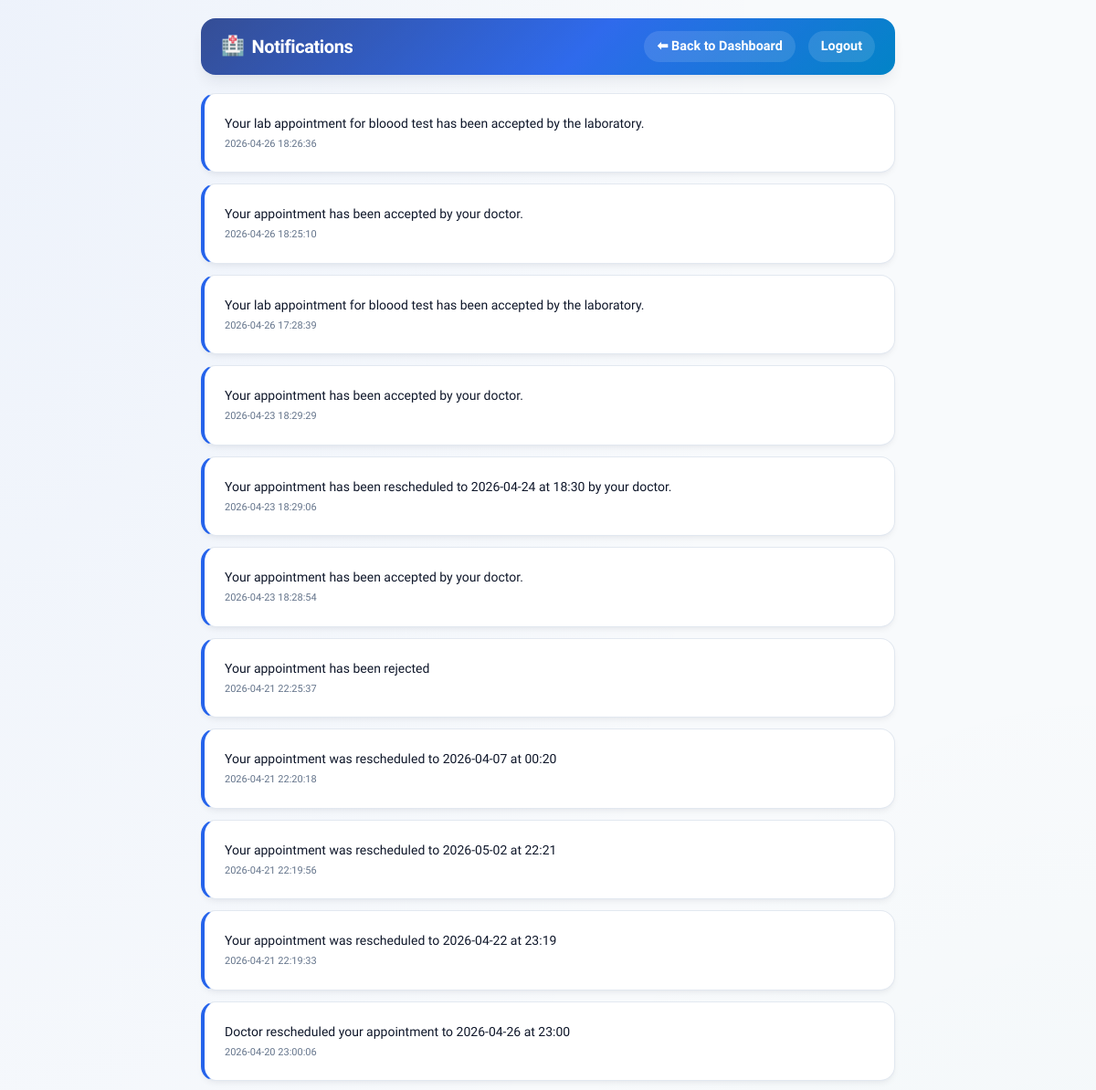
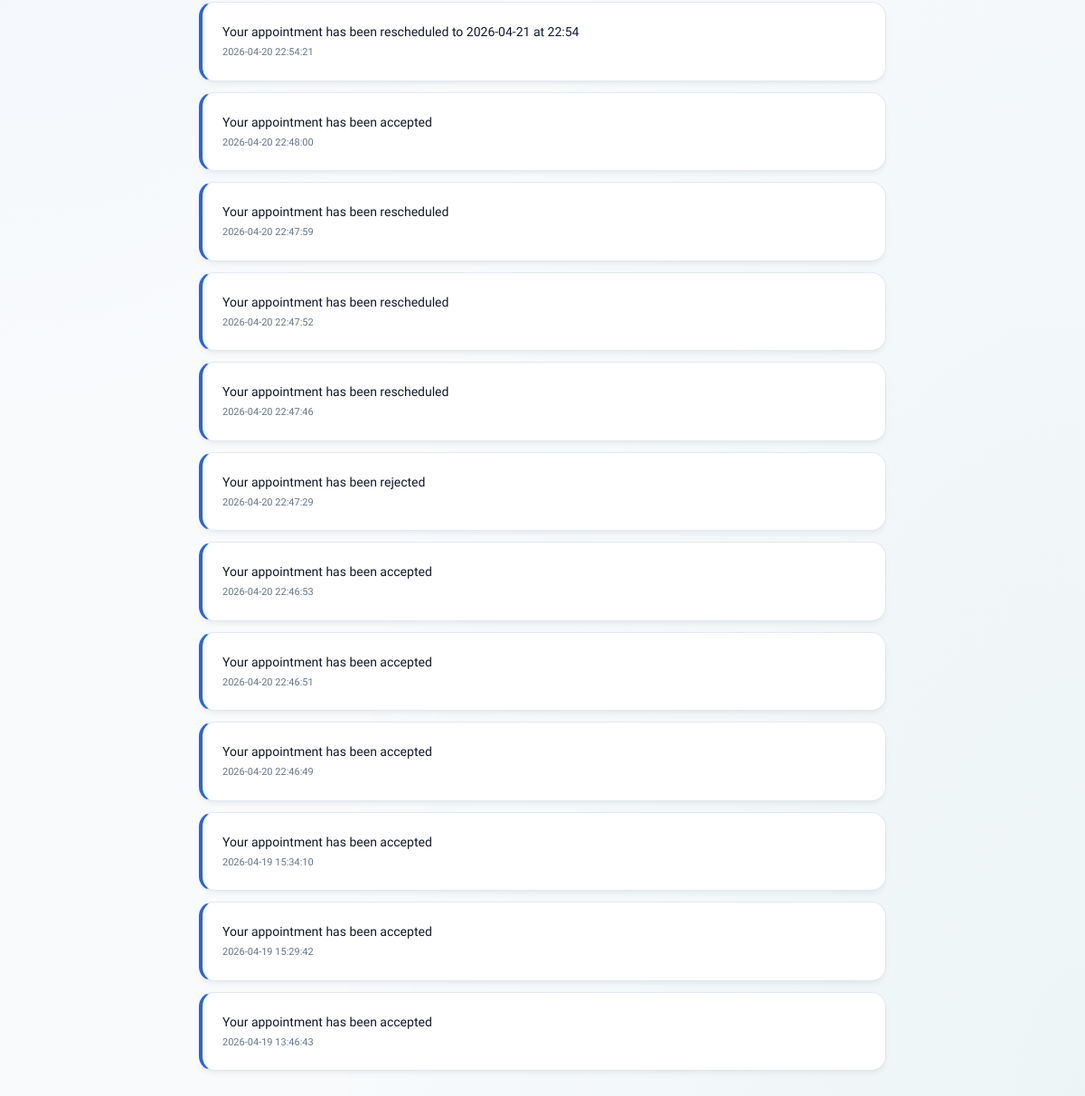
/notification.php (signed in), run on the app's committed database (2 pictures, top to bottom).
### tables this page shows
CREATE TABLE `notifications` (
  `id` int(11) NOT NULL AUTO_INCREMENT,
  `user_id` int(11) DEFAULT NULL,
  `message` text DEFAULT NULL,
  `seen` tinyint(4) DEFAULT 0,
  `created_at` timestamp NOT NULL DEFAULT current_timestamp(),
  PRIMARY KEY (`id`)
);

### notification.php (the view, shortened to what this page needs)
<?php
require 'config.php';
$user_id = (int)$_SESSION['user_id'];
$role = $_SESSION['role'] ?? 'patient';
$dashboard = ($role === 'doctor') ? 'dashboard_doctor.php' : (($role === 'hospital') ? 'hospital_dashboard.php' : (($role === 'laboratory') ? 'laboratory_dashboard.php' : (($role === 'admin') ? 'dashboard_admin.php' : 'dashboard_patient.php')));
$stmt = $mysqli->prepare("SELECT * FROM notifications WHERE user_id = ? ORDER BY created_at DESC");
$stmt->bind_param("i", $user_id);
$stmt->execute();
$n = $stmt->get_result();
?>
<!DOCTYPE html>
<html>
<head>
<link rel="stylesheet" href="assets/css/styles.css">
</head>
<body>
<div class="container" style="max-width:800px;margin:auto;padding:20px;">
  <div class="topbar">
    <div class="brand">Notifications</div>
    <div>
      <a href="<?= $dashboard ?>">⬅ Back to Dashboard</a>
      <a href="logout.php">Logout</a>
    </div>
  </div>
  <div style="margin-top:20px;">
    <?php if($n->num_rows === 0): ?>
      <div class="card"><p style="color:var(--text-muted);margin:0;">No notifications yet.</p></div>
    <?php else: ?>
      <?php while($r = $n->fetch_assoc()): ?>
        <div class="card" style="margin-bottom:12px;border-left:4px solid var(--primary);">
          <div style="font-size:14px;"><?= htmlspecialchars($r['message'] ?? '') ?></div>
          <small style="color:var(--text-muted);font-size:11px;margin-top:4px;display:block;"><?= htmlspecialchars($r['created_at'] ?? '') ?></small>
        </div>
      <?php endwhile; ?>
    <?php endif; ?>
  </div>
</div>
</body>
</html>

### assets/css/styles.css (style rules this page uses)
:root { --primary: #2563eb; --primary-hover: #1d4ed8; --primary-dark: #1e3a8a; --primary-light: #eff6ff; --primary-gradient: linear-gradient(135deg, #1e3a8a 0%, #2563eb 55%, #0284c7 100%); --primary-glow: 0 4px 20px rgba(37, 99, 235, 0.25); --accent: #0d9488; --accent-hover: #0f766e; --accent-light: #f0fdfa; --accent-gradient: linear-gradient(135deg, #0d9488 0%, #14b8a6 100%); --bg: #f8fafc; --bg-subtle: #f1f5f9; --bg-mesh: radial-gradient(at 0% 0%, rgba(37, 99, 235, 0.05) 0px, transparent 50%), radial-gradient(at 100% 100%, rgba(13, 148, 136, 0.05) 0px, transparent 50%), #f8fafc; --card: #ffffff; --card-border: #e2e8f0; --card-hover-border: #cbd5e1; --text-main: #0f172a; --text-secondary: #475569; --text-muted: #64748b; --status-accepted-bg: #ecfdf5; --status-accepted-text: #065f46; --status-accepted-border: #a7f3d0; --status-rejected-bg: #fef2f2; --status-rejected-text: #991b1b; --status-rejected-border: #fecaca; --status-pending-bg: #fffbeb; --status-pending-text: #92400e; --status-pending-border: #fde68a; --status-rescheduled-bg: #f5f3ff; --status-rescheduled-text: #5b21b6; --status-rescheduled-border: #ddd6fe; --radius-sm: 8px; --radius: 12px; --radius-lg: 16px; --radius-full: 9999px; --shadow-sm: 0 1px 3px 0 rgba(15, 23, 42, 0.04), 0 1px 2px -1px rgba(15, 23, 42, 0.04); --shadow: 0 4px 6px -1px rgba(15, 23, 42, 0.05), 0 2px 4px -2px rgba(15, 23, 42, 0.03); --shadow-md: 0 10px 15px -3px rgba(15, 23, 42, 0.07), 0 4px 6px -4px rgba(15, 23, 42, 0.04); --shadow-lg: 0 20px 25px -5px rgba(15, 23, 42, 0.08), 0 8px 10px -6px rgba(15, 23, 42, 0.04); --glass: rgba(255, 255, 255, 0.88); --max-width: 440px; }
* { box-sizing: border-box; margin: 0; padding: 0; }
html, body { height: 100%; }
body { font-family: 'Plus Jakarta Sans', 'Inter', system-ui, -apple-system, BlinkMacSystemFont, "Segoe UI", Roboto, sans-serif; background: var(--bg-mesh); color: var(--text-main); line-height: 1.5; -webkit-font-smoothing: antialiased; -moz-osx-font-smoothing: grayscale; }
.container { max-width: 1100px; margin: 24px auto; padding: 0 20px; }
.card { background: var(--card); border-radius: var(--radius-lg); border: 1px solid var(--card-border); box-shadow: var(--shadow); padding: 22px; transition: transform 0.2s ease, box-shadow 0.2s ease, border-color 0.2s ease; }
.topbar { background: var(--primary-gradient); color: #ffffff; padding: 14px 22px; border-radius: var(--radius-lg); display: flex; align-items: center; justify-content: space-between; box-shadow: var(--shadow-md); margin-bottom: 20px; position: relative; overflow: hidden; }
.topbar::after { content: ''; position: absolute; top: 0; right: 0; bottom: 0; left: 0; background: linear-gradient(135deg, rgba(255,255,255,0.1) 0%, transparent 100%); pointer-events: none; }
.topbar .brand { font-size: 1.25rem; font-weight: 800; letter-spacing: -0.02em; display: flex; align-items: center; gap: 8px; color: #ffffff; text-decoration: none; }
.topbar .brand::before { content: '🏥'; font-size: 1.3rem; }
.topbar a { color: #ffffff; text-decoration: none; font-size: 0.9rem; font-weight: 600; margin-left: 10px; padding: 6px 14px; border-radius: var(--radius-full); background: rgba(255, 255, 255, 0.12); transition: background 0.2s ease, transform 0.15s ease; display: inline-block; }

### data on the page
notifications: message "Your lab appointment for bloood test has been accepted by the laboratory.", created_at "2026-04-26 18:26:36"
notifications: message "Your appointment has been accepted by your doctor.", created_at "2026-04-26 18:25:10"
notifications: message "Your lab appointment for bloood test has been accepted by the laboratory.", created_at "2026-04-26 17:28:39"
notifications: message "Your appointment has been accepted by your doctor.", created_at "2026-04-23 18:29:29"
notifications: message "Your appointment has been rescheduled to 2026-04-24 at 18:30 by your doctor.", created_at "2026-04-23 18:29:06"
notifications: message "Your appointment has been accepted by your doctor.", created_at "2026-04-23 18:28:54"
notifications: message "Your appointment has been rejected", created_at "2026-04-21 22:25:37"
notifications: message "Your appointment was rescheduled to 2026-04-07 at 00:20", created_at "2026-04-21 22:20:18"
notifications: message "Your appointment was rescheduled to 2026-05-02 at 22:21", created_at "2026-04-21 22:19:56"
notifications: message "Your appointment was rescheduled to 2026-04-22 at 23:19", created_at "2026-04-21 22:19:33"
notifications: message "Doctor rescheduled your appointment to 2026-04-26 at 23:00", created_at "2026-04-20 23:00:06"
notifications: message "Your appointment has been rescheduled to 2026-04-21 at 22:54", created_at "2026-04-20 22:54:21"
notifications: message "Your appointment has been accepted", created_at "2026-04-20 22:48:00"
notifications: message "Your appointment has been rescheduled", created_at "2026-04-20 22:47:59"
notifications: message "Your appointment has been rescheduled", created_at "2026-04-20 22:47:52"
notifications: message "Your appointment has been rescheduled", created_at "2026-04-20 22:47:46"
notifications: message "Your appointment has been rejected", created_at "2026-04-20 22:47:29"
notifications: message "Your appointment has been accepted", created_at "2026-04-20 22:46:53"
notifications: message "Your appointment has been accepted", created_at "2026-04-20 22:46:51"
notifications: message "Your appointment has been accepted", created_at "2026-04-20 22:46:49"
notifications: message "Your appointment has been accepted", created_at "2026-04-19 15:34:10"
notifications: message "Your appointment has been accepted", created_at "2026-04-19 15:29:42"
notifications: message "Your appointment has been accepted", created_at "2026-04-19 13:46:43"
